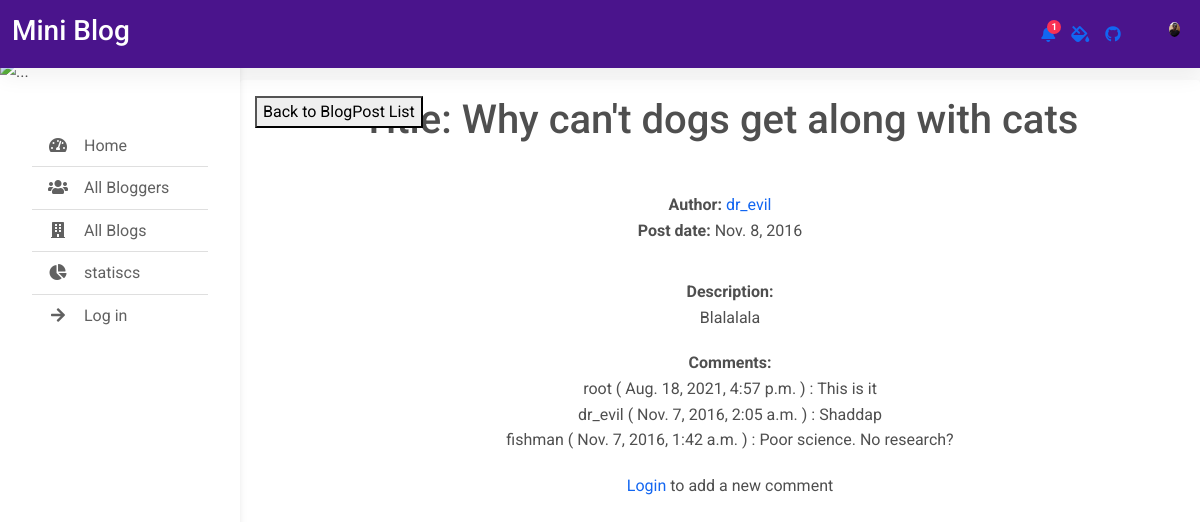
/blog/blogs/1, run on the app's committed database.
### blog/models.py (models this page shows, shortened)
class BlogPost(models.Model):
    name=models.CharField(max_length=255)
    blog_author=models.ForeignKey(Blogger,null=True,on_delete=SET_NULL)
    post_date=models.DateField(verbose_name='Post Date',default=timezone.now)
    content=models.CharField( max_length=1000)
    class Meta:
        ordering=['-post_date','name']

class Blogger(models.Model):
    user=models.OneToOneField(settings.AUTH_USER_MODEL,on_delete=CASCADE)
    date_joined=models.DateField(verbose_name='Date Joined')
    blogger_bio=models.CharField(verbose_name='Bio',max_length=1000)
    def __str__(self) -> str:
        return self.user.username

class Comment(models.Model):
    blog=models.ForeignKey(BlogPost,on_delete=models.CASCADE)
    comment_author= models.ForeignKey(settings.AUTH_USER_MODEL,null=True,on_delete=SET_NULL)
    post_date=models.DateTimeField(verbose_name='Post Date',default=timezone.now)
    comment_text=models.CharField(verbose_name='Text',max_length=255)
    class Meta:
        ordering=['-post_date']

### blog/views.py (the view)
# urls.py: path('blogs/<int:pk>',views.BlogPostDetail.as_view(),name='blog_detail'),
class BlogPostDetail(generic.DetailView):
    model=BlogPost

### blog/templates/blog/blogpost_detail.html
{% extends "blog/base_template.html" %}
{% block content %}
<main>
  <div class="card text-center " style="margin-top:80px; height: 90vh;">
      <div class="card-body">
        <a href="{% url 'blog:blogs' %}"><button style="position: absolute ;left: 15px">Back to BlogPost List</button></a>
        <h1>Title: {{ blogpost.name }}</h1>
          <div class="table-responsive mt-5">
            <p><strong>Author:</strong> {% if blogpost.blog_author is None %} Unknown {% else %} <a href="{% url 'blog:blogger_detail' blogpost.blog_author.id %}"> {{blogpost.blog_author}}</a> {% endif %}</br>
            <strong>Post date:</strong> {{ blogpost.post_date }}</p>
          </div>
          <div style="margin-left:20px;margin-top:20px">
              <p><strong>Description:</strong> <br>
                {{ blogpost.content}}</p>
          </div>
          <div style="margin-left:20px;margin-top:20px">
                <p><strong>Comments:</strong> <br>
                    {% for comment in blogpost.comment_set.all %}
                       {{comment.comment_author}} ( {{comment.post_date}} ) : {{ comment.comment_text}} <br>
                    {% endfor %}
                </p>
          </div>
          <div style="margin-left:20px;margin-top:20px">
            {% if user.is_authenticated %}
            <a href="{% url 'blog:add_comment' blogpost.id %}">Add a new comment</a>
            {% else %}
            <a href="{% url 'blog:login' %}?next={{request.path|add:'/create'}}">Login </a>to add a new comment
            {% endif %}
          </div>
      </div>
  </div>
</main>
{% endblock %}

### blog/static/css/admin.css (style rules this page uses)
body { background-color: #fbfbfb; }
@media (min-width: 991.98px) { main { padding-left: 240px; } }

### data on the page
BlogPost: name "Why can't dogs get along with cats", blog_author "dr_evil", post_date "Nov. 8, 2016", content "Blalalala"
Comment: comment_author "root", post_date "Aug. 18, 2021, 4:57 p.m.", comment_text "This is it"
Comment: comment_author "dr_evil", post_date "Nov. 7, 2016, 2:05 a.m.", comment_text "Shaddap"
Comment: comment_author "fishman", post_date "Nov. 7, 2016, 1:42 a.m.", comment_text "Poor science. No research?"
